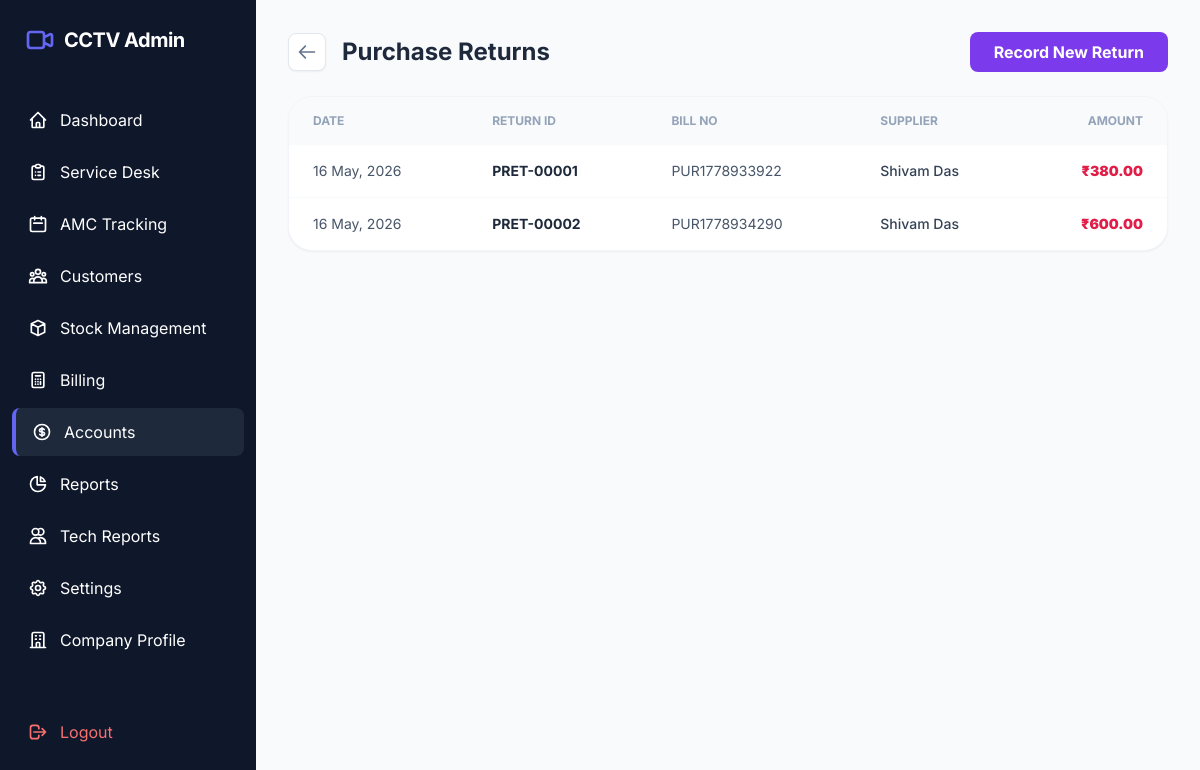
The app's page /admin/accounts/purchase_returns.php (signed in) with its own data.
### tables this page shows
CREATE TABLE `purchase_returns` (
  `id` int(11) NOT NULL,
  `purchase_id` int(11) NOT NULL,
  `supplier_id` int(11) NOT NULL,
  `return_date` datetime NOT NULL,
  `total_amount` decimal(10,2) NOT NULL,
  `notes` text DEFAULT NULL,
  `created_at` timestamp NOT NULL DEFAULT current_timestamp()
);

CREATE TABLE `purchases` (
  `id` int(11) NOT NULL,
  `supplier_id` int(11) DEFAULT NULL,
  `payee_name` varchar(150) DEFAULT NULL,
  `category` varchar(100) DEFAULT 'Inventory Purchase',
  `purchase_date` datetime DEFAULT NULL,
  `bill_no` varchar(100) DEFAULT NULL,
  `subtotal` decimal(10,2) DEFAULT 0.00,
  `gst_amount` decimal(10,2) DEFAULT 0.00,
  `total_amount` decimal(10,2) DEFAULT NULL,
  `payment_method` varchar(50) DEFAULT 'Cash',
  `reference_no` varchar(100) DEFAULT NULL,
  `notes` text DEFAULT NULL,
  `is_inventory` tinyint(1) DEFAULT 1,
  `created_at` timestamp NOT NULL DEFAULT current_timestamp(),
  `bank_name` varchar(150) DEFAULT NULL,
  `cheque_no` varchar(50) DEFAULT NULL,
  `cheque_date` date DEFAULT NULL
);

CREATE TABLE `suppliers` (
  `id` int(11) NOT NULL,
  `supplier_name` varchar(150) NOT NULL,
  `phone` varchar(15) DEFAULT NULL,
  `email` varchar(100) DEFAULT NULL,
  `address` text DEFAULT NULL,
  `gst_number` varchar(20) DEFAULT NULL,
  `created_at` timestamp NOT NULL DEFAULT current_timestamp()
);

### admin/accounts/purchase_returns.php (the view, shortened to what this page needs)
<?php
require_once '../../includes/db_connect.php';
$returns = $pdo->query("SELECT r.*, p.bill_no, s.supplier_name
    FROM purchase_returns r
    JOIN purchases p ON r.purchase_id = p.id
    JOIN suppliers s ON r.supplier_id = s.id
    ORDER BY r.return_date DESC LIMIT 50")->fetchAll();
require_once '../../includes/header.php';
?>
<div class="space-y-6">
    <div class="flex justify-between items-center">
        <div class="flex items-center gap-4">
            <a href="index.php" class="p-2 bg-white border border-slate-200 rounded-lg text-slate-500 hover:text-indigo-600 transition shadow-sm">
                <svg xmlns="http://www.w3.org/2000/svg" class="h-5 w-5" fill="none" viewBox="0 0 24 24" stroke="currentColor"><path stroke-linecap="round" stroke-linejoin="round" stroke-width="2" d="M10 19l-7-7m0 0l7-7m-7 7h18" /></svg>
            </a>
            <h1 class="text-2xl font-bold text-slate-800">Purchase Returns</h1>
        </div>
        <button onclick="document.getElementById('return-modal').classList.remove('hidden')" class="bg-violet-600 text-white px-6 py-2 rounded-lg font-bold hover:bg-violet-700 transition">Record New Return</button>
    </div>
    <div class="bg-white rounded-3xl border border-slate-100 shadow-sm overflow-hidden">
        <table class="w-full text-left border-collapse">
            <thead class="bg-slate-50">
                <tr>
                    <th class="px-6 py-4 text-xs font-bold text-slate-400 uppercase">Date</th>
                    <th class="px-6 py-4 text-xs font-bold text-slate-400 uppercase">Return ID</th>
                    <th class="px-6 py-4 text-xs font-bold text-slate-400 uppercase">Bill No</th>
                    <th class="px-6 py-4 text-xs font-bold text-slate-400 uppercase">Supplier</th>
                    <th class="px-6 py-4 text-xs font-bold text-slate-400 uppercase text-right">Amount</th>
                </tr>
            </thead>
            <tbody class="divide-y divide-slate-50">
                <?php foreach ($returns as $r): ?>
                <tr class="hover:bg-slate-50/50 transition">
                    <td class="px-6 py-4 text-sm text-slate-600"><?php echo date('d M, Y', strtotime($r['return_date'])); ?></td>
                    <td class="px-6 py-4 text-sm font-bold text-slate-800">PRET-<?php echo str_pad($r['id'], 5, '0', STR_PAD_LEFT); ?></td>
                    <td class="px-6 py-4 text-sm text-slate-600"><?php echo htmlspecialchars($r['bill_no'] ?: 'N/A'); ?></td>
                    <td class="px-6 py-4 text-sm font-medium text-slate-700"><?php echo htmlspecialchars($r['supplier_name']); ?></td>
                    <td class="px-6 py-4 text-sm font-black text-rose-600 text-right">₹<?php echo number_format($r['total_amount'], 2); ?></td>
                </tr>
                <?php endforeach; ?>
            </tbody>
        </table>
    </div>
</div>
<?php require_once '../../includes/footer.php'; ?>

### includes/header.php (style rules this page uses)
body { font-family: 'Inter', sans-serif; }

### records on screen
purchase_returns: return_date "16 May, 2026", id "00001", purchase.bill_no "PUR1778933922", supplier.supplier_name "Shivam Das", total_amount "380.00"
purchase_returns: return_date "16 May, 2026", id "00002", purchase.bill_no "PUR1778934290", supplier.supplier_name "Shivam Das", total_amount "600.00"
